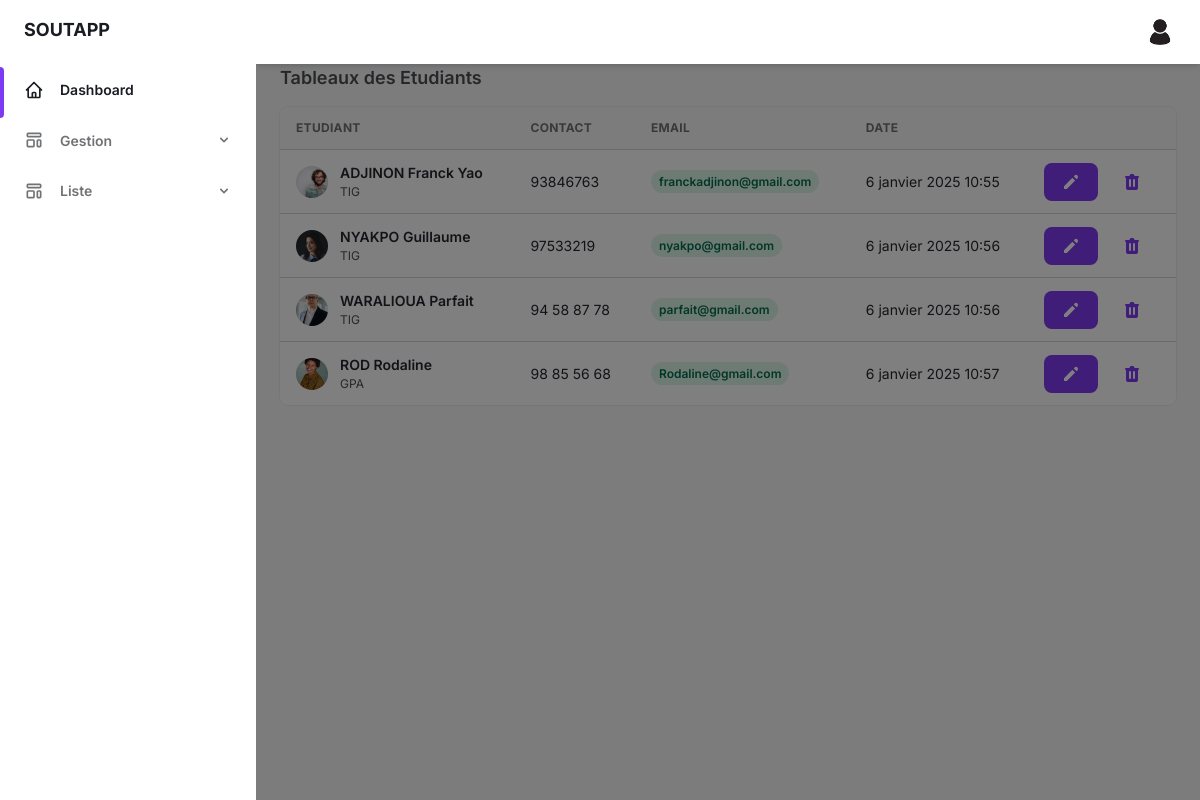
The app's page /admin-dashboard-Etudiants/ with its own data.
### soutapp/models.py (models this page shows, shortened)
class Etudiant(models.Model):
    id_etudiant = models.AutoField(primary_key=True)
    nom_etu = models.CharField(max_length=50)
    prenom_etu = models.CharField(max_length=50)
    email_etu = models.EmailField(max_length=100)
    image_etu = models.ImageField(upload_to='etudiant_photos/')
    telephone_etu = models.CharField(max_length=100)
    created_at = models.DateTimeField(auto_now_add=True)
    id_filiere = models.ForeignKey(Filiere, on_delete=models.CASCADE)

class Filiere(models.Model):
    id_filiere = models.AutoField(primary_key=True)
    designation = models.CharField(max_length=100)
    created_at = models.DateTimeField(auto_now_add=True)

### soutapp/crud.py (the view)
# urls.py: path('admin-dashboard-Etudiants/', crud.list_Etudiants, name='list_Etudiants'),
def list_Etudiants(request):
    if request.method == 'GET':
        Etudiants = Etudiant.objects.all()
        return render(request, 'session-admin/list.html', {'Etudiants': Etudiants})

### soutapp/templates/session-admin/list.html (shortened to what this page needs)
{% extends 'session-admin/base.html' %}
{% load static %}
{% block content %}
    {% if supervisers %}
        <div class="container grid px-6 mx-auto">
                    <h4 class="mb-4 text-lg font-semibold text-gray-600 dark:text-gray-300">
                        Tableaux des Supperviseur
                    </h4>
                    <div class="w-full overflow-hidden rounded-lg shadow-xs">
                        <div class="w-full overflow-x-auto">
                            <table class="w-full whitespace-no-wrap">
                                <thead>
                                    <tr
                                        class="text-xs font-semibold tracking-wide text-left text-gray-500 uppercase border-b dark:border-gray-700 bg-gray-50 dark:text-gray-400 dark:bg-gray-800">
                                        <th class="px-4 py-3">Professeur</th>
                                        <th class="px-4 py-3">Soutenance</th>
                                        <th class="px-4 py-3">Rôle</th>
                                        <th class="px-4 py-3">Date</th>
                                    </tr>
                                </thead>
                                <tbody class="bg-white divide-y dark:divide-gray-700 dark:bg-gray-800">
                                    {% for superviser in supervisers %}
                                        <tr class="text-gray-700 dark:text-gray-400">
                                            <td class="px-4 py-3">
                                                <div class="flex items-center text-sm">
                                                    <div class="relative hidden w-8 h-8 mr-3 rounded-full md:block">
                                                        <img class="object-cover w-full h-full rounded-full"
                                                            src="{{ superviser.id_prof.image_prof.url }}"
                                                            alt="" loading="lazy" />
                                                        <div class="absolute inset-0 rounded-full shadow-inner"
                                                            aria-hidden="true"></div>
                                                    </div>
                                                    <div>
                                                        <p class="font-semibold">{{ superviser.id_prof.nom_prof }} {{ superviser.id_prof.prenom_prof }}</p>
                                                        <p class="text-xs text-gray-600 dark:text-gray-400">
                                                            {{ superviser.id_prof.specialite_prof }}
                                                        </p>
                                                    </div>
                                                </div>
                                            </td>
                                            <td class="px-4 py-3 text-sm">
                                                {{ superviser.id_sout.theme }}
                                            </td>
                                            <td class="px-4 py-3 text-xs">
                                                <span
                                                    class="px-2 py-1 font-semibold leading-tight text-green-700 bg-green-100 rounded-full dark:bg-green-700 dark:text-green-100">
                                                    {{ superviser.role }}
                                                </span>
                                            </td>
                                            <td class="px-4 py-3 text-sm">
                                                {{ superviser.id_sout.Date_sout }}
                                            </td>
                                            <td class="px-4 py-3">
                                                <div class="flex items-center space-x-4 text-sm">
                                                    <a href="{% url 'update_superviser' superviser.id %}"
                                                        class="px-4 py-2 text-sm font-medium leading-5 text-white transition-colors duration-150 bg-purple-600 border border-transparent rounded-lg active:bg-purple-600 hover:bg-purple-700 focus:outline-none focus:shadow-outline-purple"
                                                        aria-label="Edit">
                                                        <svg class="w-5 h-5" aria-hidden="true" fill="currentColor" viewBox="0 0 20 20">
                                                            <path d="M13.586 3.586a2 2 0 112.828 2.828l-.793.793-2.828-2.828.793-.793z"></path>
                                                            <path d="M11.379 5.793L3 14.172V17h2.828l8.38-8.379-2.83-2.828z"></path>
                                                        </svg>
                                                    </a>
                                                    <a href="{% url 'delete_superviser' superviser.id %}"
                                                        class="flex items-center justify-between px-2 py-2 text-sm font-medium leading-5 text-purple-600 rounded-lg dark:text-gray-400 focus:outline-none focus:shadow-outline-gray"
                                                        aria-label="Delete"
                                                        >
                                                        <svg class="w-5 h-5" aria-hidden="true" fill="currentColor"
                                                            viewBox="0 0 20 20">
                                                            <path fill-rule="evenodd"
                                                                d="M9 2a1 1 0 00-.894.553L7.382 4H4a1 1 0 000 2v10a2 2 0 002 2h8a2 2 0 002-2V6a1 1 0 100-2h-3.382l-.724-1.447A1 1 0 0011 2H9zM7 8a1 1 0 012 0v6a1 1 0 11-2 0V8zm5-1a1 1 0 00-1 1v6a1 1 0 102 0V8a1 1 0 00-1-1z"
                                                                clip-rule="evenodd">
                                                            </path>
                                                        </svg>
                                                    </a>
                                                </div>
                                            </td>
                                        </tr>
                                    {% endfor %}
                                </tbody>
                            </table>
                        </div>
                    </div>
                </div>
            </div>
    {% elif Etudiants %}
            <div class="container grid px-6 mx-auto">
                    <h4 class="mb-4 text-lg font-semibold text-gray-600 dark:text-gray-300">
                        Tableaux des Etudiants
                    </h4>
                    <div class="w-full overflow-hidden rounded-lg shadow-xs">
                        <div class="w-full overflow-x-auto">
                            <table class="w-full whitespace-no-wrap">
                                <thead>
                                    <tr
                                        class="text-xs font-semibold tracking-wide text-left text-gray-500 uppercase border-b dark:border-gray-700 bg-gray-50 dark:text-gray-400 dark:bg-gray-800">
                                        <th class="px-4 py-3">Etudiant</th>
                                        <th class="px-4 py-3">Contact</th>
                                        <th class="px-4 py-3">Email</th>
                                        <th class="px-4 py-3">Date</th>
                                    </tr>
                                </thead>
                                <tbody class="bg-white divide-y dark:divide-gray-700 dark:bg-gray-800">
                                    {% for Etudiant in Etudiants %}
                                        <tr class="text-gray-700 dark:text-gray-400">
                                            <td class="px-4 py-3">
                                                <div class="flex items-center text-sm">
                                                    <div class="relative hidden w-8 h-8 mr-3 rounded-full md:block">
                                                        <img class="object-cover w-full h-full rounded-full"
                                                            src="{{ Etudiant.image_etu.url }}"
                                                            alt="" loading="lazy" />
                                                        <div class="absolute inset-0 rounded-full shadow-inner"
                                                            aria-hidden="true"></div>
                                                    </div>
                                                    <div>
                                                        <p class="font-semibold">{{ Etudiant.nom_etu }} {{ Etudiant.prenom_etu }}</p>
                                                        <p class="text-xs text-gray-600 dark:text-gray-400">
                                                            {{ Etudiant.id_filiere.designation }}
                                                        </p>
                                                    </div>
                                                </div>
                                            </td>
                                            <td class="px-4 py-3 text-sm">
                                                {{ Etudiant.telephone_etu }}
                                            </td>
                                            <td class="px-4 py-3 text-xs">
                                                <span
                                                    class="px-2 py-1 font-semibold leading-tight text-green-700 bg-green-100 rounded-full dark:bg-green-700 dark:text-green-100">
                                                    {{ Etudiant.email_etu }}
                                                </span>
                                            </td>
                                            <td class="px-4 py-3 text-sm">
                                                {{ Etudiant.created_at }}
                                            </td>
                                            <td class="px-4 py-3">
                                                <div class="flex items-center space-x-4 text-sm">
                                                    <a href="{% url 'update_etudiant' Etudiant.id_etudiant %}"
                                                        class="px-4 py-2 text-sm font-medium leading-5 text-white transition-colors duration-150 bg-purple-600 border border-transparent rounded-lg active:bg-purple-600 hover:bg-purple-700 focus:outline-none focus:shadow-outline-purple"
                                                        aria-label="Edit">
                                                        <svg class="w-5 h-5" aria-hidden="true" fill="currentColor" viewBox="0 0 20 20">
                                                            <path d="M13.586 3.586a2 2 0 112.828 2.828l-.793.793-2.828-2.828.793-.793z"></path>
                                                            <path d="M11.379 5.793L3 14.172V17h2.828l8.38-8.379-2.83-2.828z"></path>
                                                        </svg>
                                                    </a>
                                                    <a href="{% url 'delete_etudiant' Etudiant.id_etudiant %}"
                                                        class="flex items-center justify-between px-2 py-2 text-sm font-medium leading-5 text-purple-600 rounded-lg dark:text-gray-400 focus:outline-none focus:shadow-outline-gray"
                                                        aria-label="Delete"
                                                        >
                                                    </a>
                                                </div>
                                            </td>
                                        </tr>
                                    {% endfor %}
                                </tbody>
                            </table>
                        </div>
                    </div>
                </div>
            </div>
    {% endif %}
{% endblock %}

### records on screen
Etudiant: image_etu (picture), nom_etu "ADJINON", prenom_etu "Franck Yao", id_filiere.designation "TIG", telephone_etu "93846763", email_etu "franckadjinon@gmail.com", created_at "6 janvier 2025 10:55"
Etudiant: image_etu (picture), nom_etu "NYAKPO", prenom_etu "Guillaume", id_filiere.designation "TIG", telephone_etu "97533219", email_etu "nyakpo@gmail.com", created_at "6 janvier 2025 10:56"
Etudiant: image_etu (picture), nom_etu "WARALIOUA", prenom_etu "Parfait", id_filiere.designation "TIG", telephone_etu "94 58 87 78", email_etu "parfait@gmail.com", created_at "6 janvier 2025 10:56"
Etudiant: image_etu (picture), nom_etu "ROD", prenom_etu "Rodaline", id_filiere.designation "GPA", telephone_etu "98 85 56 68", email_etu "Rodaline@gmail.com", created_at "6 janvier 2025 10:57"
